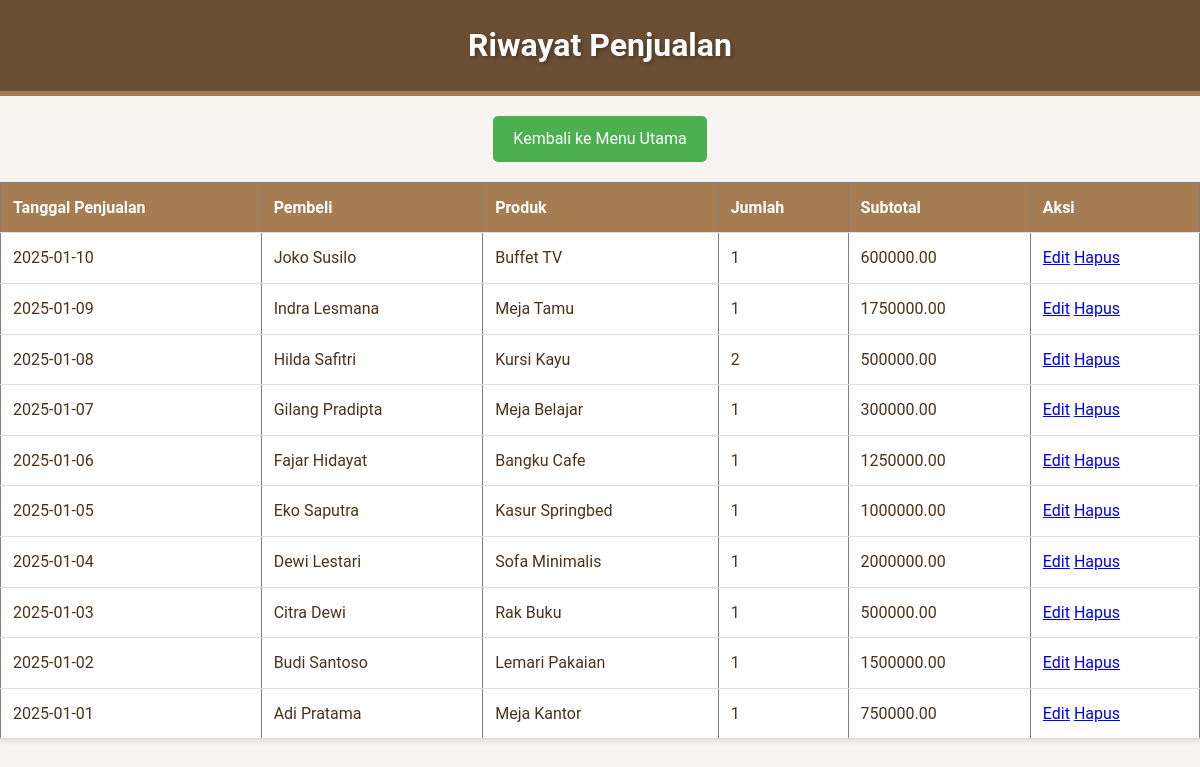
/riwayat.php, run on the app's committed database.
### tables this page shows
CREATE TABLE penjualan (
    id_penjualan INT AUTO_INCREMENT PRIMARY KEY,
    tanggal_penjualan DATE,
    metode_transaksi VARCHAR(100) CHECK (metode_transaksi = 'online' OR metode_transaksi = 'offline')
);

CREATE TABLE pembeli (
    id_pembeli INT AUTO_INCREMENT PRIMARY KEY,
    nama VARCHAR(100),
    no_telepon BIGINT(16),
    alamat VARCHAR(150)
);

CREATE TABLE produk (
    id_produk INT AUTO_INCREMENT PRIMARY KEY,
    nama VARCHAR(50),
    kategori VARCHAR(25),
    harga DECIMAL(15,2)
);

CREATE TABLE detail (
    id_detail INT AUTO_INCREMENT PRIMARY KEY,
    id_penjualan INT,
    id_produk INT,
    jumlah INT,
    subtotal DECIMAL(15,2),
    FOREIGN KEY (id_penjualan) REFERENCES penjualan (id_penjualan),
    FOREIGN KEY (id_produk) REFERENCES produk (id_produk)
);

### riwayat.php (the view, shortened to what this page needs)
<?php include 'db.php'; ?>
<!DOCTYPE html>
<html lang="en">
<head>
    <link rel="stylesheet" href="style.css">
</head>
<body>
    <header>Riwayat Penjualan</header>
    <div style="text-align: center; margin: 20px 0;">
        <a href="index.php" class="button-main">Kembali ke Menu Utama</a>
    </div>
    <table border="1">
        <tr>
            <th>Tanggal Penjualan</th>
            <th>Pembeli</th>
            <th>Produk</th>
            <th>Jumlah</th>
            <th>Subtotal</th>
            <th>Aksi</th>
        </tr>
        <?php
        $query = "
            SELECT
                pj.id_penjualan, pj.tanggal_penjualan, pb.nama AS pembeli,
                pr.nama AS produk, dt.jumlah, dt.subtotal, dt.id_detail
            FROM penjualan pj
            JOIN pesan ps ON pj.id_penjualan = ps.id_penjualan
            JOIN pembeli pb ON ps.id_pembeli = pb.id_pembeli
            JOIN detail dt ON pj.id_penjualan = dt.id_penjualan
            JOIN produk pr ON dt.id_produk = pr.id_produk
            ORDER BY pj.tanggal_penjualan DESC  -- Mengurutkan berdasarkan tanggal penjualan terbaru
        ";
        $result = $conn->query($query);
        while ($row = $result->fetch_assoc()) {
            echo "<tr>
                <td>{$row['tanggal_penjualan']}</td>
                <td>{$row['pembeli']}</td>
                <td>{$row['produk']}</td>
                <td>{$row['jumlah']}</td>
                <td>{$row['subtotal']}</td>
                <td>
                    <a href='edit.php?id_detail={$row['id_detail']}' class='button'>Edit</a>
                    <a href='delete.php?id_detail={$row['id_detail']}' class='button' onclick='return confirm(\"Yakin ingin menghapus data ini?\")'>Hapus</a>
                </td>
            </tr>";
        }
        ?>
    </table>
</body>
</html>

### style.css (style rules this page uses)
body { font-family: 'Roboto', Arial, sans-serif; margin: 0; padding: 0; background-color: #f8f4f0; background-image: url('https://www.transparenttextures.com/patterns/wood.png'); color: #4d3319; line-height: 1.6; }
header { background-color: #6b4f34; color: #fff; padding: 20px 10px; text-align: center; font-size: 2em; font-weight: bold; text-shadow: 2px 2px 4px rgba(0, 0, 0, 0.3); border-bottom: 5px solid #a67c52; }
table { width: 100%; border-collapse: collapse; margin: 20px 0; background-color: #fff; box-shadow: 0 2px 5px rgba(0, 0, 0, 0.1); }
th, td { padding: 12px; text-align: left; border-bottom: 1px solid #ddd; }
th { background-color: #a67c52; color: #fff; }
.button-main { display: inline-block; background-color: #4CAF50; color: white; padding: 10px 20px; font-size: 1rem; border: none; border-radius: 5px; cursor: pointer; transition: background-color 0.3s ease; text-decoration: none; text-align: center; }

### data on the page
penjualan: tanggal_penjualan "2025-01-10", pembeli.nama "Joko Susilo", produk.nama "Buffet TV", detail.jumlah "1", detail.subtotal "600000.00"
penjualan: tanggal_penjualan "2025-01-09", pembeli.nama "Indra Lesmana", produk.nama "Meja Tamu", detail.jumlah "1", detail.subtotal "1750000.00"
penjualan: tanggal_penjualan "2025-01-08", pembeli.nama "Hilda Safitri", produk.nama "Kursi Kayu", detail.jumlah "2", detail.subtotal "500000.00"
penjualan: tanggal_penjualan "2025-01-07", pembeli.nama "Gilang Pradipta", produk.nama "Meja Belajar", detail.jumlah "1", detail.subtotal "300000.00"
penjualan: tanggal_penjualan "2025-01-06", pembeli.nama "Fajar Hidayat", produk.nama "Bangku Cafe", detail.jumlah "1", detail.subtotal "1250000.00"
penjualan: tanggal_penjualan "2025-01-05", pembeli.nama "Eko Saputra", produk.nama "Kasur Springbed", detail.jumlah "1", detail.subtotal "1000000.00"
penjualan: tanggal_penjualan "2025-01-04", pembeli.nama "Dewi Lestari", produk.nama "Sofa Minimalis", detail.jumlah "1", detail.subtotal "2000000.00"
penjualan: tanggal_penjualan "2025-01-03", pembeli.nama "Citra Dewi", produk.nama "Rak Buku", detail.jumlah "1", detail.subtotal "500000.00"
penjualan: tanggal_penjualan "2025-01-02", pembeli.nama "Budi Santoso", produk.nama "Lemari Pakaian", detail.jumlah "1", detail.subtotal "1500000.00"
penjualan: tanggal_penjualan "2025-01-01", pembeli.nama "Adi Pratama", produk.nama "Meja Kantor", detail.jumlah "1", detail.subtotal "750000.00"
